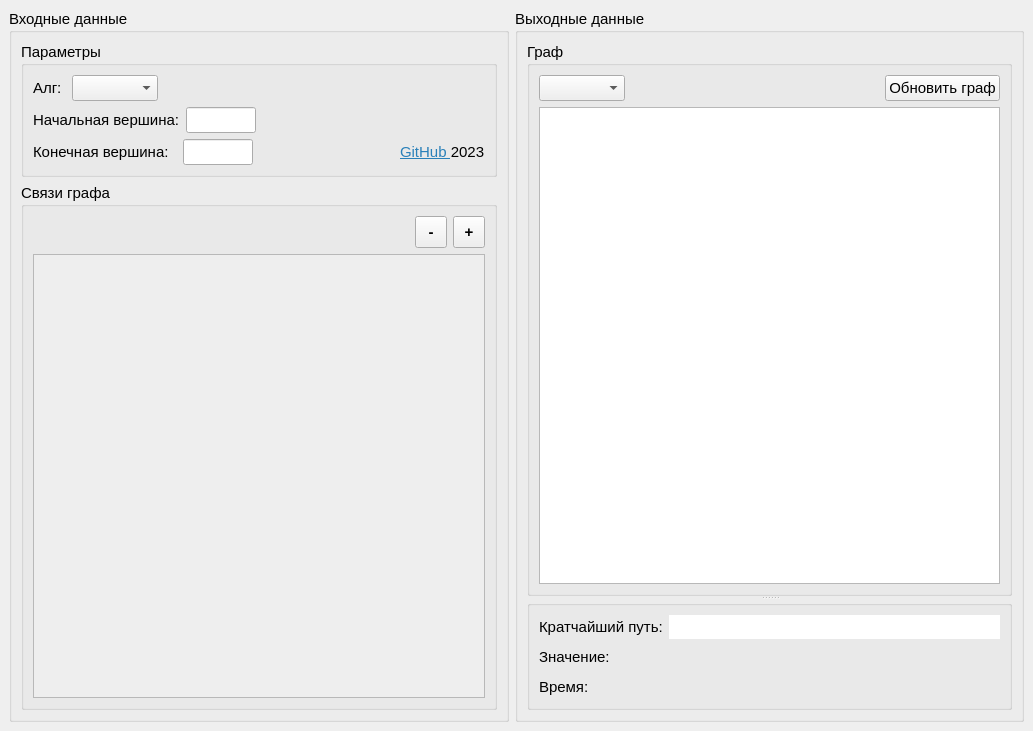
<?xml version="1.0" encoding="UTF-8"?>
<ui version="4.0">
 <class>MainWindow</class>
 <widget class="QMainWindow" name="MainWindow">
  <property name="geometry">
   <rect>
    <x>0</x>
    <y>0</y>
    <width>1033</width>
    <height>731</height>
   </rect>
  </property>
  <property name="windowTitle">
   <string>Алгоритмы поиска кратчайшего пути в графе</string>
  </property>
  <widget class="QWidget" name="centralwidget">
   <layout class="QHBoxLayout" name="horizontalLayout_3">
    <item>
     <widget class="QGroupBox" name="inputBox">
      <property name="minimumSize">
       <size>
        <width>400</width>
        <height>0</height>
       </size>
      </property>
      <property name="maximumSize">
       <size>
        <width>500</width>
        <height>16777215</height>
       </size>
      </property>
      <property name="baseSize">
       <size>
        <width>0</width>
        <height>0</height>
       </size>
      </property>
      <property name="font">
       <font>
        <pointsize>11</pointsize>
       </font>
      </property>
      <property name="title">
       <string>Входные данные</string>
      </property>
      <layout class="QVBoxLayout" name="verticalLayout">
       <item>
        <widget class="QGroupBox" name="initBox">
         <property name="font">
          <font>
           <pointsize>11</pointsize>
          </font>
         </property>
         <property name="styleSheet">
          <string notr="true"/>
         </property>
         <property name="title">
          <string>Параметры</string>
         </property>
         <layout class="QVBoxLayout" name="verticalLayout_5">
          <item>
           <layout class="QHBoxLayout" name="horizontalLayout_5">
            <item>
             <widget class="QLabel" name="label">
              <property name="text">
               <string>&lt;html&gt;&lt;head/&gt;&lt;body&gt;&lt;p&gt;Алг:     &lt;/p&gt;&lt;/body&gt;&lt;/html&gt;</string>
              </property>
             </widget>
            </item>
            <item>
             <widget class="QComboBox" name="algType"/>
            </item>
            <item>
             <spacer name="horizontalSpacer">
              <property name="orientation">
               <enum>Qt::Horizontal</enum>
              </property>
              <property name="sizeHint" stdset="0">
               <size>
                <width>40</width>
                <height>20</height>
               </size>
              </property>
             </spacer>
            </item>
           </layout>
          </item>
          <item>
           <layout class="QHBoxLayout" name="horizontalLayout_6">
            <item>
             <widget class="QLabel" name="label_8">
              <property name="text">
               <string>Начальная вершина:</string>
              </property>
             </widget>
            </item>
            <item>
             <widget class="QLineEdit" name="startValue">
              <property name="minimumSize">
               <size>
                <width>30</width>
                <height>0</height>
               </size>
              </property>
              <property name="maximumSize">
               <size>
                <width>70</width>
                <height>16777215</height>
               </size>
              </property>
             </widget>
            </item>
            <item>
             <spacer name="horizontalSpacer_2">
              <property name="orientation">
               <enum>Qt::Horizontal</enum>
              </property>
              <property name="sizeHint" stdset="0">
               <size>
                <width>40</width>
                <height>20</height>
               </size>
              </property>
             </spacer>
            </item>
           </layout>
          </item>
          <item>
           <layout class="QHBoxLayout" name="horizontalLayout_2">
            <item>
             <widget class="QLabel" name="label_4">
              <property name="text">
               <string>Конечная вершина:  </string>
              </property>
             </widget>
            </item>
            <item>
             <widget class="QLineEdit" name="searchValue">
              <property name="minimumSize">
               <size>
                <width>35</width>
                <height>0</height>
               </size>
              </property>
              <property name="maximumSize">
               <size>
                <width>70</width>
                <height>16777215</height>
               </size>
              </property>
             </widget>
            </item>
            <item>
             <spacer name="horizontalSpacer_4">
              <property name="orientation">
               <enum>Qt::Horizontal</enum>
              </property>
              <property name="sizeHint" stdset="0">
               <size>
                <width>40</width>
                <height>20</height>
               </size>
              </property>
             </spacer>
            </item>
            <item>
             <widget class="QLabel" name="label_3">
              <property name="text">
               <string>&lt;html&gt;&lt;head/&gt;&lt;body&gt;&lt;p&gt;&lt;a href=&quot;https://github.com/JKearnsl/short_path_in_graph&quot;&gt;&lt;span style=&quot; text-decoration: underline; color:#2980b9;&quot;&gt;GitHub &lt;/span&gt;&lt;/a&gt;2023&lt;/p&gt;&lt;/body&gt;&lt;/html&gt;</string>
              </property>
              <property name="textFormat">
               <enum>Qt::RichText</enum>
              </property>
              <property name="openExternalLinks">
               <bool>true</bool>
              </property>
              <property name="textInteractionFlags">
               <set>Qt::TextBrowserInteraction</set>
              </property>
             </widget>
            </item>
           </layout>
          </item>
         </layout>
        </widget>
       </item>
       <item>
        <widget class="QGroupBox" name="groupBox">
         <property name="maximumSize">
          <size>
           <width>16777215</width>
           <height>16777215</height>
          </size>
         </property>
         <property name="title">
          <string>Связи графа</string>
         </property>
         <layout class="QVBoxLayout" name="verticalLayout_3">
          <item>
           <layout class="QHBoxLayout" name="horizontalLayout">
            <item>
             <spacer name="horizontalSpacer_3">
              <property name="orientation">
               <enum>Qt::Horizontal</enum>
              </property>
              <property name="sizeHint" stdset="0">
               <size>
                <width>40</width>
                <height>20</height>
               </size>
              </property>
             </spacer>
            </item>
            <item>
             <widget class="QToolButton" name="rmVertexButton">
              <property name="sizePolicy">
               <sizepolicy hsizetype="Fixed" vsizetype="Fixed">
                <horstretch>0</horstretch>
                <verstretch>0</verstretch>
               </sizepolicy>
              </property>
              <property name="minimumSize">
               <size>
                <width>32</width>
                <height>32</height>
               </size>
              </property>
              <property name="maximumSize">
               <size>
                <width>32</width>
                <height>32</height>
               </size>
              </property>
              <property name="font">
               <font>
                <pointsize>11</pointsize>
                <weight>75</weight>
                <bold>true</bold>
               </font>
              </property>
              <property name="text">
               <string>-</string>
              </property>
              <property name="toolButtonStyle">
               <enum>Qt::ToolButtonTextOnly</enum>
              </property>
             </widget>
            </item>
            <item>
             <widget class="QToolButton" name="addVertexButton">
              <property name="minimumSize">
               <size>
                <width>32</width>
                <height>32</height>
               </size>
              </property>
              <property name="maximumSize">
               <size>
                <width>32</width>
                <height>32</height>
               </size>
              </property>
              <property name="font">
               <font>
                <pointsize>11</pointsize>
                <weight>75</weight>
                <bold>true</bold>
               </font>
              </property>
              <property name="text">
               <string>+</string>
              </property>
              <property name="toolButtonStyle">
               <enum>Qt::ToolButtonTextOnly</enum>
              </property>
             </widget>
            </item>
           </layout>
          </item>
          <item>
           <widget class="QListWidget" name="inputGraph">
            <property name="maximumSize">
             <size>
              <width>16777215</width>
              <height>16777215</height>
             </size>
            </property>
            <property name="autoFillBackground">
             <bool>false</bool>
            </property>
            <property name="styleSheet">
             <string notr="true">QListWidget {
	background-color: rgb(238, 238, 238);
}</string>
            </property>
           </widget>
          </item>
         </layout>
        </widget>
       </item>
      </layout>
     </widget>
    </item>
    <item>
     <widget class="QGroupBox" name="outputBox">
      <property name="minimumSize">
       <size>
        <width>340</width>
        <height>0</height>
       </size>
      </property>
      <property name="font">
       <font>
        <pointsize>11</pointsize>
       </font>
      </property>
      <property name="title">
       <string>Выходные данные</string>
      </property>
      <layout class="QVBoxLayout" name="verticalLayout_4">
       <item>
        <widget class="QSplitter" name="splitter">
         <property name="orientation">
          <enum>Qt::Vertical</enum>
         </property>
         <widget class="QGroupBox" name="groupBox_3">
          <property name="title">
           <string>Граф</string>
          </property>
          <layout class="QVBoxLayout" name="verticalLayout_2">
           <item>
            <layout class="QHBoxLayout" name="horizontalLayout_4">
             <item>
              <widget class="QComboBox" name="viewGraphAs"/>
             </item>
             <item>
              <spacer name="horizontalSpacer_5">
               <property name="orientation">
                <enum>Qt::Horizontal</enum>
               </property>
               <property name="sizeHint" stdset="0">
                <size>
                 <width>40</width>
                 <height>20</height>
                </size>
               </property>
              </spacer>
             </item>
             <item>
              <widget class="QPushButton" name="updateGraph">
               <property name="text">
                <string>Обновить граф</string>
               </property>
              </widget>
             </item>
            </layout>
           </item>
           <item>
            <widget class="QGraphicsView" name="outputGraph"/>
           </item>
          </layout>
         </widget>
         <widget class="QGroupBox" name="groupBox_2">
          <property name="sizePolicy">
           <sizepolicy hsizetype="Preferred" vsizetype="MinimumExpanding">
            <horstretch>0</horstretch>
            <verstretch>0</verstretch>
           </sizepolicy>
          </property>
          <property name="maximumSize">
           <size>
            <width>16777215</width>
            <height>110</height>
           </size>
          </property>
          <property name="title">
           <string/>
          </property>
          <layout class="QVBoxLayout" name="verticalLayout_6">
           <item>
            <layout class="QHBoxLayout" name="horizontalLayout_7">
             <item>
              <widget class="QLabel" name="label_5">
               <property name="text">
                <string>Кратчайший путь:</string>
               </property>
              </widget>
             </item>
             <item>
              <widget class="QLineEdit" name="shortPath">
               <property name="frame">
                <bool>false</bool>
               </property>
               <property name="readOnly">
                <bool>true</bool>
               </property>
               <property name="clearButtonEnabled">
                <bool>false</bool>
               </property>
              </widget>
             </item>
            </layout>
           </item>
           <item>
            <layout class="QHBoxLayout" name="horizontalLayout_8">
             <item>
              <widget class="QLabel" name="label_6">
               <property name="text">
                <string>Значение: </string>
               </property>
              </widget>
             </item>
             <item>
              <widget class="QLabel" name="minValue">
               <property name="text">
                <string/>
               </property>
              </widget>
             </item>
             <item>
              <spacer name="horizontalSpacer_6">
               <property name="orientation">
                <enum>Qt::Horizontal</enum>
               </property>
               <property name="sizeHint" stdset="0">
                <size>
                 <width>40</width>
                 <height>20</height>
                </size>
               </property>
              </spacer>
             </item>
            </layout>
           </item>
           <item>
            <layout class="QHBoxLayout" name="horizontalLayout_9">
             <item>
              <widget class="QLabel" name="label_7">
               <property name="text">
                <string>Время: </string>
               </property>
              </widget>
             </item>
             <item>
              <widget class="QLabel" name="searchTime">
               <property name="text">
                <string/>
               </property>
              </widget>
             </item>
             <item>
              <spacer name="horizontalSpacer_7">
               <property name="orientation">
                <enum>Qt::Horizontal</enum>
               </property>
               <property name="sizeHint" stdset="0">
                <size>
                 <width>40</width>
                 <height>20</height>
                </size>
               </property>
              </spacer>
             </item>
            </layout>
           </item>
          </layout>
         </widget>
        </widget>
       </item>
      </layout>
     </widget>
    </item>
   </layout>
  </widget>
  <widget class="QMenuBar" name="menubar">
   <property name="geometry">
    <rect>
     <x>0</x>
     <y>0</y>
     <width>1033</width>
     <height>29</height>
    </rect>
   </property>
  </widget>
 </widget>
 <resources/>
 <connections/>
</ui>
